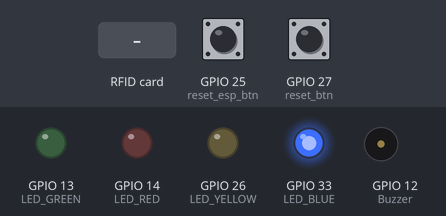
The sketch below on a simulated ESP32. On the bench: output pins drawn as LEDs (lit = HIGH), buzzer (waves = sounding, pin HIGH). Dashed ring = blinking. Inputs (shaded band) come from the test bench; at power-on: GPIO 27 (reset_btn) HIGH, GPIO 25 (reset_esp_btn) HIGH. WiFi joins after 1.5 s; servers stay silent unless stated; what the sketch prints to the serial monitor is not drawn.

Above: at 10.0 s.
10.1 s: GPIO 27 (reset_btn) pulled LOW for 0.15 s
At 10.7 s:
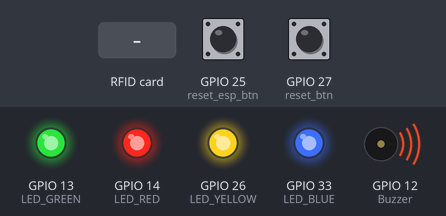
At 11.5 s:
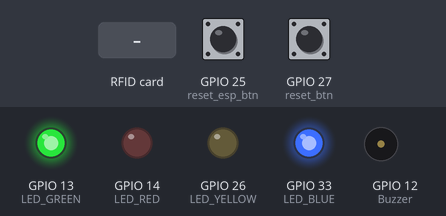
13.2 s: RFID card 5E 7A 19 C4 held to the reader
At 13.81 s:
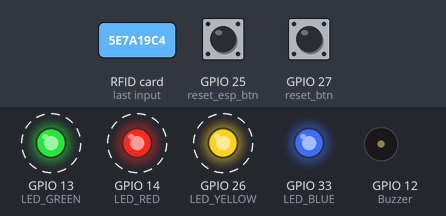
16.2 s: GPIO 27 (reset_btn) pulled LOW for 3.2 s
Timing chart, 0 to 25.5 s (numbered marks = the images above; inputs shaded):
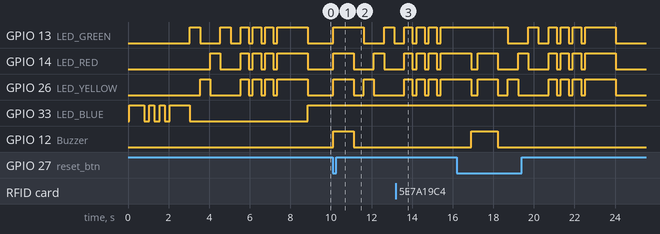

The sketch:

resgisteration_system.ino
```cpp
#include <WiFi.h>
#include <SPI.h>
#include <MFRC522.h>
#include <WebServer.h>
#include <ArduinoJson.h>


// #define ON_Board_LED 2
#define Buzzer 12
#define LED_GREEN 13 /*Pin 8 for LED*/
#define LED_RED 14
#define SS_PIN 21  /*Slave Select Pin*/
#define RST_PIN 22 /*Reset Pin for RC522*/
#define reset_esp_btn 25
#define LED_YELLOW 26
#define reset_btn 27
#define LED_BLUE 33

String id_card = "";

// ------------------------------------------ SSID and Password of your WiFi router.
const char *ssid = "WE_0E9192";
const char *password = "adc015you";
// ------------------------------
WebServer server(80);
StaticJsonDocument<250> jsonDocument;
char buffer[250];

MFRC522 mfrc522(SS_PIN, RST_PIN); /*Create MFRC522 initialized*/
MFRC522::MIFARE_Key key;

// Init array that will store new NUID
byte nuidPICC[4];

// ----------------------------- Functions signature
void start_connecting_to_WiFi();
void restart_ESP_if_not_connected();
void print_connected_successfully();
void handle_wifi_connection();
void fire_LED_green_and_buzzer();
void fire_LED_red_and_buzzer();
void fire_LED_red();
void on_LED_YELLOW();
void blue_LED(byte status);
void off_LED_YELLOW();
void fire_all_LED_on_reset();
void fire_leds_one_at_a_time(int delaytime);
void fire_all_LED(int delaytime);
void on_start_LED_sequence();
void on_press_reset();
void on_press_reset_esp();
void send_id_card_to_webserver();
void create_json(String id_card);
void setup_routing();


void setup() {
  Serial.begin(115200); /*Serial Communication begin*/
  SPI.begin();          /*SPI communication initialized*/
  mfrc522.PCD_Init();   /*RFID sensor initialized*/
  //----------------------------------------
  pinMode(LED_GREEN, OUTPUT); /*LED Pin set as output*/
  pinMode(LED_RED, OUTPUT);   /*LED Pin set as output*/
  pinMode(LED_YELLOW, OUTPUT);
  pinMode(LED_BLUE, OUTPUT);
  //----------------------------------------
  pinMode(Buzzer, OUTPUT);
  //----------------------------------------
  pinMode(reset_btn, INPUT_PULLUP);
  //----------------------------------------
  pinMode(reset_esp_btn, INPUT_PULLUP);
  //----------------------------------------
  // pinMode(ON_Board_LED, OUTPUT);
  //----------------------------------------
  // digitalWrite(ON_Board_LED, HIGH);
  digitalWrite(LED_BLUE, HIGH);
  delay(500);
  // digitalWrite(ON_Board_LED, LOW);
  digitalWrite(LED_BLUE, HIGH);

  start_connecting_to_WiFi();
  //----------------------------------------
  restart_ESP_if_not_connected();
  //----------------------------------------
  // digitalWrite(ON_Board_LED, LOW);  //--> Turn off the On Board LED when it is connected to the wifi router.
  //---------------------------------------- If successfully connected to the wifi router, the IP Address that will be visited is displayed in the serial monitor
  print_connected_successfully();
  setup_routing();

  Serial.println("Put your card to the reader...");
  Serial.println();

  on_start_LED_sequence();
}

void loop() {
  on_press_reset();
  on_press_reset_esp();
  handle_wifi_connection();

  /*Look for the RFID Card*/
  if (!mfrc522.PICC_IsNewCardPresent()) {
    return;
  }
  /*Select Card*/
  if (!mfrc522.PICC_ReadCardSerial()) {
    Serial.println("error read card serial");
    fire_LED_red_and_buzzer();
    return;
  }
  MFRC522::PICC_Type piccType = mfrc522.PICC_GetType(mfrc522.uid.sak);
  // Check is the PICC of Classic MIFARE type
  if (piccType != MFRC522::PICC_TYPE_MIFARE_MINI && piccType != MFRC522::PICC_TYPE_MIFARE_1K && piccType != MFRC522::PICC_TYPE_MIFARE_4K) {
    Serial.println(F("Your tag is not of type MIFARE Classic."));
    fire_LED_red_and_buzzer();
    return;
  }

  if (mfrc522.uid.uidByte[0] != nuidPICC[0] || mfrc522.uid.uidByte[1] != nuidPICC[1] || mfrc522.uid.uidByte[2] != nuidPICC[2] || mfrc522.uid.uidByte[3] != nuidPICC[3]) {
    Serial.println(F("A new card has been detected."));
    String content = "";
    for (byte i = 0; i < mfrc522.uid.size; i++) {
      content.concat(String(mfrc522.uid.uidByte[i] < 0x10 ? " 0" : " "));
      content.concat(String(mfrc522.uid.uidByte[i], HEX));
    }
    content.toLowerCase();
    id_card = content.substring(1);
    id_card.replace(" ", "");
    send_id_card_to_webserver();
    fire_LED_green_and_buzzer();

    // Store NUID into nuidPICC array
    for (byte i = 0; i < 4; i++) {
      nuidPICC[i] = mfrc522.uid.uidByte[i];
    }
    off_LED_YELLOW();
  } else {
    Serial.println(F("Card read previously."));
    on_LED_YELLOW();
  }

  server.handleClient();
}

void start_connecting_to_WiFi() {
  //---------------------------------------- Make WiFi on ESP32 in "STA/Station" mode and start connecting to WiFi Router/Hotspot.
  WiFi.mode(WIFI_STA);
  WiFi.begin(ssid, password);
  //----------------------------------------
  Serial.println("-------------");
  Serial.print("Connecting...");
}

void restart_ESP_if_not_connected() {
  //---------------------------------------- The process of connecting the WiFi on the ESP32 to the WiFi Router/Hotspot.
  // The process timeout of connecting ESP32 with WiFi Hotspot / WiFi Router is 20 seconds.
  // If within 20 seconds the ESP32 has not been successfully connected to WiFi, the ESP32 will restart.
  int connecting_process_timed_out = 20;  //--> 20 = 20 seconds.
  connecting_process_timed_out = connecting_process_timed_out * 2;
  while (WiFi.status() != WL_CONNECTED) {
    Serial.print(".");
    //........................................ Make the On Board Flashing LED on the process of connecting to the wifi router.
    // digitalWrite(ON_Board_LED, HIGH);
    // blue_LED(1);
    digitalWrite(LED_BLUE, HIGH);
    delay(250);
    // digitalWrite(ON_Board_LED, LOW);
    // blue_LED(0);
    digitalWrite(LED_BLUE, LOW);
    delay(250);
    //........................................ Countdown "connecting_process_timed_out".
    if (connecting_process_timed_out > 0) connecting_process_timed_out--;
    if (connecting_process_timed_out == 0) {
      delay(1000);
      ESP.restart();
    }
  }
}

void print_connected_successfully() {
  Serial.println();
  Serial.print("Successfully connected to : ");
  Serial.println(ssid);
  Serial.print("IP address: ");
  Serial.println(WiFi.localIP());
  Serial.println("-------------");
  // digitalWrite(ON_Board_LED, HIGH);
  digitalWrite(LED_BLUE, HIGH);
  delay(1000);
  // digitalWrite(ON_Board_LED, LOW);
  digitalWrite(LED_BLUE, LOW);
}

void handle_wifi_connection() {
  if (WiFi.status() == WL_CONNECTED) {
    // blue_LED(1);
    digitalWrite(LED_BLUE, HIGH);
  } else {
    digitalWrite(Buzzer, HIGH);
    delay(300);
    digitalWrite(Buzzer, LOW);
    restart_ESP_if_not_connected();
  }
}

void fire_LED_green_and_buzzer() {
  digitalWrite(LED_GREEN, HIGH);
  digitalWrite(Buzzer, HIGH);
  delay(300);
  digitalWrite(LED_GREEN, LOW);
  digitalWrite(Buzzer, LOW);
}

void fire_LED_red_and_buzzer() {
  digitalWrite(LED_RED, HIGH);
  digitalWrite(Buzzer, HIGH);
  delay(300);
  digitalWrite(LED_RED, LOW);
  digitalWrite(Buzzer, LOW);
}

void on_LED_YELLOW() {
  digitalWrite(LED_YELLOW, HIGH);
  delay(600);
  digitalWrite(LED_YELLOW, LOW);
}

void off_LED_YELLOW() {
  digitalWrite(LED_YELLOW, LOW);
}

void blue_LED(byte status) {
  // 1 = led on
  // 0 = led off
  if (status == 1) {
    digitalWrite(LED_BLUE, HIGH);

  } else if (status == 0) {
    digitalWrite(LED_BLUE, LOW);
  }
}

void fire_LED_red() {
  digitalWrite(LED_RED, HIGH);
  delay(500);
  digitalWrite(LED_RED, LOW);
}

void setup_routing() {
  server.on("/sending-idcard-from-esp", send_id_card_to_webserver);
  server.begin();
}

void create_json(String id_card) {
  jsonDocument.clear();
  jsonDocument["id_card"] = id_card;
  serializeJson(jsonDocument, buffer);
}

void send_id_card_to_webserver() {
  Serial.println();
  Serial.println("Sending Id Card to the webserver ......");
  Serial.println("id card: " + id_card);
  create_json(id_card);
  server.send(200, "application/json", buffer);
}

void on_press_reset() {
  if (digitalRead(reset_btn) == 0) {
    Serial.println("Clear the array");
    // clear the array
    for (byte i = 0; i < 4; i++) {
      nuidPICC[i] = 0;
    }
    fire_all_LED_on_reset();
    on_start_LED_sequence();
    Serial.println("Put your card to the reader...");
    Serial.println();
  }
}

void on_press_reset_esp() {
  if (digitalRead(reset_esp_btn) == 0) {
    Serial.println("Clear the array");
    ESP.restart();
  }
}

void fire_all_LED_on_reset() {
  digitalWrite(LED_YELLOW, HIGH);
  digitalWrite(LED_GREEN, HIGH);
  digitalWrite(LED_RED, HIGH);
  digitalWrite(Buzzer, HIGH);
  delay(1000);
  digitalWrite(Buzzer, LOW);
  digitalWrite(LED_YELLOW, LOW);
  digitalWrite(LED_GREEN, LOW);
  digitalWrite(LED_RED, LOW);
}

void fire_leds_one_at_a_time(int delaytime) {
  digitalWrite(LED_GREEN, HIGH);
  delay(delaytime);
  digitalWrite(LED_GREEN, LOW);
  digitalWrite(LED_YELLOW, HIGH);
  delay(delaytime);
  digitalWrite(LED_RED, HIGH);
  digitalWrite(LED_YELLOW, LOW);
  delay(delaytime);
  digitalWrite(LED_GREEN, HIGH);
  digitalWrite(LED_RED, LOW);
  delay(delaytime);
  digitalWrite(LED_GREEN, LOW);
}

void fire_all_LED(int delaytime) {
  digitalWrite(LED_YELLOW, HIGH);
  digitalWrite(LED_GREEN, HIGH);
  digitalWrite(LED_RED, HIGH);
  delay(delaytime);
  digitalWrite(LED_YELLOW, LOW);
  digitalWrite(LED_GREEN, LOW);
  digitalWrite(LED_RED, LOW);
}
void on_start_LED_sequence() {
  fire_leds_one_at_a_time(500);
  delay(500);
  fire_all_LED(400);
  delay(200);
  fire_all_LED(400);
  delay(200);
  fire_all_LED(400);
  delay(200);
  fire_all_LED(1500);
}
```

Measured:
- after the input at 10.1 s, GPIO 13 (LED_GREEN): LOW → HIGH at once, → LOW 1.5 s later, → HIGH 1.0 s later, → LOW 0.50 s later; GPIO 14 (LED_RED): LOW → HIGH at once, → LOW 1.0 s later, → HIGH 1.0 s later, → LOW 0.50 s later
